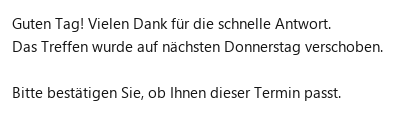
#> input picture samples/de.png, 395 x 113 px; its folder holds only this picture in this run
$ python -i ocr.py   (imports and definitions only)
#> lines starting #> are read from the running program, lines starting #| are printed output that depends on the picture
### languages.py
"""Registry of supported languages shared by OCR, detection, translation and UI.

Every national language of the world's countries and the other languages with
more than about 100,000 speakers that the cloud models translate; dialects and
regional variants are not listed separately.
"""

from __future__ import annotations

from dataclasses import dataclass


@dataclass(frozen=True)
class Language:
    """A supported language.

    Attributes:
        code: ISO 639-1 code, or ISO 639-3 where there is none (e.g. ``"pl"``, ``"ceb"``).
        english_name: Name used inside LLM prompts and in the English interface.
        native_name: Name of the language in the language itself.
        russian_name: Name in the Russian interface.
        tesseract: Tesseract traineddata code; "" if Tesseract cannot read it.
        lingua: Name of the ``lingua.Language`` enum member; "" if lingua cannot detect it.
    """

    code: str
    english_name: str
    native_name: str
    russian_name: str
    tesseract: str = ""
    lingua: str = ""

    # [4 lines left out: function label, not called in this run]

    def name(self, ui_language: str) -> str:
        """Name of the language in the interface language ``ui_language``."""
        return self.russian_name if ui_language == "ru" else self.english_name

    # [6 lines left out: function display_name, not called in this run]


def _lang(code: str, english: str, native: str, russian: str,
          tesseract: str = "", lingua: str = "") -> Language:
    return Language(code, english, native, russian, tesseract, lingua)


LANGUAGES: tuple[Language, ...] = (
    _lang("ab", "Abkhaz", "Аԥсуа бызшәа", "Абхазский"),
    _lang("ace", "Acehnese", "Bahsa Acèh", "Ачехский"),
    _lang("aa", "Afar", "Qafaraf", "Афарский"),
    _lang("af", "Afrikaans", "Afrikaans", "Африкаанс", "afr", "AFRIKAANS"),
    _lang("ak", "Akan (Twi)", "Akan", "Акан (тви)"),
    _lang("sq", "Albanian", "Shqip", "Албанский", "sqi", "ALBANIAN"),
    _lang("am", "Amharic", "አማርኛ", "Амхарский", "amh"),
    _lang("ar", "Arabic", "العربية", "Арабский", "ara", "ARABIC"),
    _lang("hy", "Armenian", "Հայերեն", "Армянский", "hye", "ARMENIAN"),
    _lang("as", "Assamese", "অসমীয়া", "Ассамский", "asm"),
    _lang("ast", "Asturian", "Asturianu", "Астурийский"),
    _lang("av", "Avar", "Авар мацӀ", "Аварский"),
    _lang("ay", "Aymara", "Aymar aru", "Аймара"),
    _lang("az", "Azerbaijani", "Azərbaycan dili", "Азербайджанский", "aze", "AZERBAIJANI"),
    _lang("ban", "Balinese", "Basa Bali", "Балийский"),
    _lang("bal", "Balochi", "بلوچی", "Белуджский"),
    _lang("bm", "Bambara", "Bamanankan", "Бамбара"),
    _lang("ba", "Bashkir", "Башҡорт теле", "Башкирский"),
    _lang("eu", "Basque", "Euskara", "Баскский", "eus", "BASQUE"),
    _lang("bbc", "Batak Toba", "Hata Batak Toba", "Батакский (тоба)"),
    _lang("be", "Belarusian", "Беларуская", "Белорусский", "bel", "BELARUSIAN"),
    _lang("bem", "Bemba", "Ichibemba", "Бемба"),
    _lang("bn", "Bengali", "বাংলা", "Бенгальский", "ben", "BENGALI"),
    _lang("bho", "Bhojpuri", "भोजपुरी", "Бходжпури"),
    _lang("bik", "Bikol", "Bikol", "Бикольский"),
    _lang("bi", "Bislama", "Bislama", "Бислама"),
    _lang("brx", "Bodo", "बड़ो", "Бодо"),
    _lang("bs", "Bosnian", "Bosanski", "Боснийский", "bos", "BOSNIAN"),
    _lang("br", "Breton", "Brezhoneg", "Бретонский", "bre"),
    _lang("bug", "Buginese", "Basa Ugi", "Бугийский"),
    _lang("bg", "Bulgarian", "Български", "Болгарский", "bul", "BULGARIAN"),
    _lang("my", "Burmese", "မြန်မာ", "Бирманский", "mya"),
    _lang("bua", "Buryat", "Буряад хэлэн", "Бурятский"),
    _lang("kea", "Cape Verdean Creole", "Kriolu", "Кабувердиану"),
    _lang("ca", "Catalan", "Català", "Каталанский", "cat", "CATALAN"),
    _lang("ceb", "Cebuano", "Cebuano", "Себуанский", "ceb"),
    _lang("ce", "Chechen", "Нохчийн мотт", "Чеченский"),
    _lang("ny", "Chichewa", "Chichewa", "Чичева (ньянджа)"),
    _lang("zh", "Chinese (Simplified)", "简体中文", "Китайский (упрощённый)", "chi_sim", "CHINESE"),
    _lang("zh-tw", "Chinese (Traditional)", "繁體中文", "Китайский (традиционный)", "chi_tra"),
    _lang("cv", "Chuvash", "Чӑвашла", "Чувашский"),
    _lang("zdj", "Comorian", "Shikomori", "Коморский"),
    _lang("co", "Corsican", "Corsu", "Корсиканский", "cos"),
    _lang("crh", "Crimean Tatar", "Qırımtatarca", "Крымскотатарский"),
    _lang("hr", "Croatian", "Hrvatski", "Хорватский", "hrv", "CROATIAN"),
    _lang("cs", "Czech", "Čeština", "Чешский", "ces", "CZECH"),
    _lang("dag", "Dagbani", "Dagbanli", "Дагбани"),
    _lang("da", "Danish", "Dansk", "Датский", "dan", "DANISH"),
    _lang("dv", "Dhivehi", "ދިވެހި", "Мальдивский (дивехи)", "div"),
    _lang("doi", "Dogri", "डोगरी", "Догри"),
    _lang("nl", "Dutch", "Nederlands", "Нидерландский", "nld", "DUTCH"),
    _lang("dyu", "Dyula", "Julakan", "Дьюла"),
    _lang("dz", "Dzongkha", "རྫོང་ཁ", "Дзонг-кэ", "dzo"),
    _lang("en", "English", "English", "Английский", "eng", "ENGLISH"),
    _lang("eo", "Esperanto", "Esperanto", "Эсперанто", "epo", "ESPERANTO"),
    _lang("et", "Estonian", "Eesti", "Эстонский", "est", "ESTONIAN"),
    _lang("ee", "Ewe", "Eʋegbe", "Эве"),
    _lang("fo", "Faroese", "Føroyskt", "Фарерский", "fao"),
    _lang("fj", "Fijian", "Vosa Vakaviti", "Фиджийский"),
    _lang("tl", "Filipino", "Filipino", "Филиппинский (тагальский)", "fil", "TAGALOG"),
    _lang("fi", "Finnish", "Suomi", "Финский", "fin", "FINNISH"),
    _lang("fon", "Fon", "Fɔngbè", "Фон"),
    _lang("fr", "French", "Français", "Французский", "fra", "FRENCH"),
    _lang("fy", "Frisian", "Frysk", "Западнофризский", "fry"),
    _lang("ff", "Fula", "Fulfulde", "Фула"),
    _lang("gaa", "Ga", "Gã", "Га"),
    _lang("gl", "Galician", "Galego", "Галисийский", "glg"),
    _lang("lg", "Ganda", "Luganda", "Луганда", "", "GANDA"),
    _lang("ka", "Georgian", "ქართული", "Грузинский", "kat", "GEORGIAN"),
    _lang("de", "German", "Deutsch", "Немецкий", "deu", "GERMAN"),
    _lang("el", "Greek", "Ελληνικά", "Греческий", "ell", "GREEK"),
    _lang("kl", "Greenlandic", "Kalaallisut", "Гренландский"),
    _lang("gn", "Guarani", "Avañeʼẽ", "Гуарани"),
    _lang("gu", "Gujarati", "ગુજરાતી", "Гуджарати", "guj", "GUJARATI"),
    _lang("ht", "Haitian Creole", "Kreyòl ayisyen", "Гаитянский креольский", "hat"),
    _lang("ha", "Hausa", "Hausa", "Хауса"),
    _lang("he", "Hebrew", "עברית", "Иврит", "heb", "HEBREW"),
    _lang("hil", "Hiligaynon", "Hiligaynon", "Хилигайнон"),
    _lang("hi", "Hindi", "हिन्दी", "Хинди", "hin", "HINDI"),
    _lang("hmn", "Hmong", "Hmoob", "Хмонг"),
    _lang("hu", "Hungarian", "Magyar", "Венгерский", "hun", "HUNGARIAN"),
    _lang("iba", "Iban", "Jaku Iban", "Ибанский"),
    _lang("is", "Icelandic", "Íslenska", "Исландский", "isl", "ICELANDIC"),
    _lang("ig", "Igbo", "Igbo", "Игбо"),
    _lang("ilo", "Ilocano", "Ilokano", "Илоканский"),
    _lang("id", "Indonesian", "Bahasa Indonesia", "Индонезийский", "ind", "INDONESIAN"),
    _lang("iu", "Inuktitut", "ᐃᓄᒃᑎᑐᑦ", "Инуктитут", "iku"),
    _lang("ga", "Irish", "Gaeilge", "Ирландский", "gle", "IRISH"),
    _lang("it", "Italian", "Italiano", "Итальянский", "ita", "ITALIAN"),
    _lang("ja", "Japanese", "日本語", "Японский", "jpn", "JAPANESE"),
    _lang("jv", "Javanese", "Basa Jawa", "Яванский", "jav"),
    _lang("kbd", "Kabardian", "Адыгэбзэ", "Кабардино-черкесский"),
    _lang("kab", "Kabyle", "Taqbaylit", "Кабильский"),
    _lang("kn", "Kannada", "ಕನ್ನಡ", "Каннада", "kan"),
    _lang("pam", "Kapampangan", "Kapampangan", "Пампанганский"),
    _lang("kaa", "Karakalpak", "Qaraqalpaqsha", "Каракалпакский"),
    _lang("ksw", "Karen", "ကညီကျိာ်", "Каренский"),
    _lang("ks", "Kashmiri", "کٲشُر", "Кашмири"),
    _lang("kk", "Kazakh", "Қазақ тілі", "Казахский", "kaz", "KAZAKH"),
    _lang("km", "Khmer", "ខ្មែរ", "Кхмерский", "khm"),
    _lang("ki", "Kikuyu", "Gĩkũyũ", "Кикуйю"),
    _lang("rw", "Kinyarwanda", "Ikinyarwanda", "Руанда (киньяруанда)"),
    _lang("gil", "Kiribati", "Taetae ni Kiribati", "Кирибати"),
    _lang("rn", "Kirundi", "Ikirundi", "Рунди"),
    _lang("kv", "Komi", "Коми кыв", "Коми"),
    _lang("kg", "Kongo", "Kikongo", "Конго"),
    _lang("kok", "Konkani", "कोंकणी", "Конкани"),
    _lang("ko", "Korean", "한국어", "Корейский", "kor", "KOREAN"),
    _lang("kri", "Krio", "Krio", "Крио"),
    _lang("ku", "Kurdish (Kurmanji)", "Kurdî", "Курдский (курманджи)", "kmr"),
    _lang("ckb", "Kurdish (Sorani)", "کوردی", "Курдский (сорани)"),
    _lang("ky", "Kyrgyz", "Кыргызча", "Киргизский", "kir"),
    _lang("lo", "Lao", "ລາວ", "Лаосский", "lao"),
    _lang("la", "Latin", "Latina", "Латинский", "lat", "LATIN"),
    _lang("lv", "Latvian", "Latviešu", "Латышский", "lav", "LATVIAN"),
    _lang("ln", "Lingala", "Lingála", "Лингала"),
    _lang("lt", "Lithuanian", "Lietuvių", "Литовский", "lit", "LITHUANIAN"),
    _lang("lua", "Luba-Kasai", "Tshiluba", "Луба-касаи"),
    _lang("luo", "Luo", "Dholuo", "Луо"),
    _lang("lb", "Luxembourgish", "Lëtzebuergesch", "Люксембургский", "ltz"),
    _lang("mk", "Macedonian", "Македонски", "Македонский", "mkd", "MACEDONIAN"),
    _lang("mad", "Madurese", "Basa Madhura", "Мадурский"),
    _lang("mai", "Maithili", "मैथिली", "Майтхили"),
    _lang("vmw", "Makhuwa", "Emakhuwa", "Макуа"),
    _lang("mg", "Malagasy", "Malagasy", "Малагасийский"),
    _lang("ms", "Malay", "Bahasa Melayu", "Малайский", "msa", "MALAY"),
    _lang("ml", "Malayalam", "മലയാളം", "Малаялам", "mal"),
    _lang("mt", "Maltese", "Malti", "Мальтийский", "mlt"),
    _lang("mnk", "Mandinka", "Mandinka", "Мандинка"),
    _lang("mi", "Maori", "Te Reo Māori", "Маори", "mri", "MAORI"),
    _lang("arn", "Mapudungun", "Mapudungun", "Мапудунгун"),
    _lang("mr", "Marathi", "मराठी", "Маратхи", "mar", "MARATHI"),
    _lang("chm", "Mari", "Марий йылме", "Марийский"),
    _lang("mh", "Marshallese", "Kajin M̧ajeļ", "Маршалльский"),
    _lang("mfe", "Mauritian Creole", "Kreol Morisien", "Маврикийский креольский"),
    _lang("mni", "Meitei (Manipuri)", "ꯃꯩꯇꯩꯂꯣꯟ", "Манипури (мейтей)"),
    _lang("men", "Mende", "Mɛnde", "Менде"),
    _lang("min", "Minangkabau", "Baso Minangkabau", "Минангкабау"),
    _lang("lus", "Mizo", "Mizo ṭawng", "Мизо"),
    _lang("mn", "Mongolian", "Монгол", "Монгольский", "mon", "MONGOLIAN"),
    _lang("mos", "Mooré", "Mooré", "Мооре"),
    _lang("nah", "Nahuatl", "Nāhuatl", "Науатль"),
    _lang("na", "Nauruan", "Dorerin Naoero", "Науруанский"),
    _lang("nv", "Navajo", "Diné bizaad", "Навахо"),
    _lang("nd", "Ndebele (Northern)", "isiNdebele", "Северный ндебеле"),
    _lang("nr", "Ndebele (Southern)", "isiNdebele seSewula", "Южный ндебеле"),
    _lang("ng", "Ndonga (Oshiwambo)", "Oshindonga", "Ндонга (овамбо)"),
    _lang("ne", "Nepali", "नेपाली", "Непальский", "nep"),
    _lang("new", "Newari", "नेपाल भाषा", "Неварский"),
    _lang("nso", "Northern Sotho", "Sesotho sa Leboa", "Северный сото (сепеди)"),
    _lang("no", "Norwegian", "Norsk", "Норвежский", "nor", "BOKMAL"),
    _lang("oc", "Occitan", "Occitan", "Окситанский", "oci"),
    _lang("or", "Odia", "ଓଡ଼ିଆ", "Ория", "ori"),
    _lang("om", "Oromo", "Afaan Oromoo", "Оромо"),
    _lang("os", "Ossetian", "Ирон æвзаг", "Осетинский"),
    _lang("pau", "Palauan", "Tekoi er a Belau", "Палау"),
    _lang("pag", "Pangasinan", "Salitan Pangasinan", "Пангасинанский"),
    _lang("pap", "Papiamento", "Papiamentu", "Папьяменто"),
    _lang("ps", "Pashto", "پښتو", "Пушту", "pus"),
    _lang("fa", "Persian", "فارسی", "Персидский", "fas", "PERSIAN"),
    _lang("pis", "Pijin", "Pijin", "Соломонский пиджин"),
    _lang("pl", "Polish", "Polski", "Польский", "pol", "POLISH"),
    _lang("pt", "Portuguese", "Português", "Португальский", "por", "PORTUGUESE"),
    _lang("pa", "Punjabi", "ਪੰਜਾਬੀ", "Панджаби", "pan", "PUNJABI"),
    _lang("kek", "Q'eqchi'", "Qʼeqchiʼ", "Кекчи"),
    _lang("qu", "Quechua", "Runa Simi", "Кечуа", "que"),
    _lang("quc", "K'iche'", "Kʼicheʼ", "Киче"),
    _lang("rom", "Romani", "Romani čhib", "Цыганский (романи)"),
    _lang("ro", "Romanian", "Română", "Румынский", "ron", "ROMANIAN"),
    _lang("rm", "Romansh", "Rumantsch", "Романшский"),
    _lang("ru", "Russian", "Русский", "Русский", "rus", "RUSSIAN"),
    _lang("sah", "Sakha (Yakut)", "Саха тыла", "Якутский"),
    _lang("sm", "Samoan", "Gagana Sāmoa", "Самоанский"),
    _lang("sg", "Sango", "Sängö", "Санго"),
    _lang("sa", "Sanskrit", "संस्कृतम्", "Санскрит", "san"),
    _lang("sat", "Santali", "ᱥᱟᱱᱛᱟᱲᱤ", "Сантали"),
    _lang("sc", "Sardinian", "Sardu", "Сардинский"),
    _lang("gd", "Scottish Gaelic", "Gàidhlig", "Шотландский гэльский", "gla"),
    _lang("sr", "Serbian", "Српски", "Сербский", "srp", "SERBIAN"),
    _lang("st", "Sesotho", "Sesotho", "Сесото", "", "SOTHO"),
    _lang("crs", "Seychellois Creole", "Kreol Seselwa", "Сейшельский креольский"),
    _lang("shn", "Shan", "တႆး", "Шанский"),
    _lang("sn", "Shona", "ChiShona", "Шона", "", "SHONA"),
    _lang("sid", "Sidamo", "Sidaamu Afoo", "Сидамо"),
    _lang("sd", "Sindhi", "سنڌي", "Синдхи", "snd"),
    _lang("si", "Sinhala", "සිංහල", "Сингальский", "sin"),
    _lang("sk", "Slovak", "Slovenčina", "Словацкий", "slk", "SLOVAK"),
    _lang("sl", "Slovenian", "Slovenščina", "Словенский", "slv", "SLOVENE"),
    _lang("so", "Somali", "Soomaali", "Сомали", "", "SOMALI"),
    _lang("snk", "Soninke", "Sooninkanxanne", "Сонинке"),
    _lang("es", "Spanish", "Español", "Испанский", "spa", "SPANISH"),
    _lang("srn", "Sranan Tongo", "Sranantongo", "Сранан-тонго"),
    _lang("su", "Sundanese", "Basa Sunda", "Сунданский", "sun"),
    _lang("sus", "Susu", "Sosoxui", "Сусу"),
    _lang("sw", "Swahili", "Kiswahili", "Суахили", "swa", "SWAHILI"),
    _lang("ss", "Swati", "SiSwati", "Свати"),
    _lang("sv", "Swedish", "Svenska", "Шведский", "swe", "SWEDISH"),
    _lang("tg", "Tajik", "Тоҷикӣ", "Таджикский", "tgk"),
    _lang("zgh", "Tamazight", "ⵜⴰⵎⴰⵣⵉⵖⵜ", "Тамазигхтский (берберский)"),
    _lang("ta", "Tamil", "தமிழ்", "Тамильский", "tam", "TAMIL"),
    _lang("tt", "Tatar", "Татар теле", "Татарский", "tat"),
    _lang("te", "Telugu", "తెలుగు", "Телугу", "tel", "TELUGU"),
    _lang("tem", "Temne", "KʌThemnɛ", "Темне"),
    _lang("tet", "Tetum", "Tetun", "Тетум"),
    _lang("th", "Thai", "ไทย", "Тайский", "tha", "THAI"),
    _lang("bo", "Tibetan", "བོད་ཡིག", "Тибетский", "bod"),
    _lang("ti", "Tigrinya", "ትግርኛ", "Тигринья", "tir"),
    _lang("tpi", "Tok Pisin", "Tok Pisin", "Ток-писин"),
    _lang("to", "Tongan", "Lea faka-Tonga", "Тонганский", "ton"),
    _lang("ts", "Tsonga", "Xitsonga", "Тсонга", "", "TSONGA"),
    _lang("tn", "Tswana", "Setswana", "Тсвана", "", "TSWANA"),
    _lang("tcy", "Tulu", "ತುಳು", "Тулу"),
    _lang("tum", "Tumbuka", "Chitumbuka", "Тумбука"),
    _lang("tr", "Turkish", "Türkçe", "Турецкий", "tur", "TURKISH"),
    _lang("tk", "Turkmen", "Türkmençe", "Туркменский"),
    _lang("tvl", "Tuvaluan", "Te Ggana Tuuvalu", "Тувалу"),
    _lang("udm", "Udmurt", "Удмурт кыл", "Удмуртский"),
    _lang("uk", "Ukrainian", "Українська", "Украинский", "ukr", "UKRAINIAN"),
    _lang("ur", "Urdu", "اردو", "Урду", "urd", "URDU"),
    _lang("ug", "Uyghur", "ئۇيغۇرچە", "Уйгурский", "uig"),
    _lang("uz", "Uzbek", "Oʻzbekcha", "Узбекский", "uzb"),
    _lang("ve", "Venda", "Tshivenḓa", "Венда"),
    _lang("vi", "Vietnamese", "Tiếng Việt", "Вьетнамский", "vie", "VIETNAMESE"),
    _lang("war", "Waray", "Winaray", "Варайский"),
    _lang("wal", "Wolaytta", "Wolayttatto", "Воламо"),
    _lang("cy", "Welsh", "Cymraeg", "Валлийский", "cym", "WELSH"),
    _lang("wo", "Wolof", "Wolof", "Волоф"),
    _lang("xh", "Xhosa", "isiXhosa", "Коса", "", "XHOSA"),
    _lang("yi", "Yiddish", "ייִדיש", "Идиш", "yid"),
    _lang("yo", "Yoruba", "Yorùbá", "Йоруба", "yor", "YORUBA"),
    _lang("yua", "Yucatec Maya", "Maaya tʼaan", "Юкатекский майя"),
    _lang("za", "Zhuang", "Vahcuengh", "Чжуанский"),
    _lang("zu", "Zulu", "isiZulu", "Зулу", "", "ZULU"),
)
#> further down, picture is the input picture: PIL image 395x113 RGB; min 20, max 255, mean 240.3

# The 10 most spoken languages of the world (native and second-language speakers,
# Ethnologue 2025), most spoken first: a group at the top of every language list.
TOP_CODES: tuple[str, ...] = ("en", "zh", "hi", "es", "ar", "fr", "bn", "pt", "ru", "id")

_BY_CODE: dict[str, Language] = {lang.code: lang for lang in LANGUAGES}

# Codes a model may answer with for a listed language.
_ALIASES: dict[str, str] = {
    "iw": "he", "in": "id", "ji": "yi", "jw": "jv", "fil": "tl", "tgl": "tl",
    "nb": "no", "nn": "no", "nob": "no", "nno": "no", "zh-cn": "zh", "zh-hans": "zh",
    "zh-sg": "zh", "cmn": "zh", "zh-hant": "zh-tw", "zh-hk": "zh-tw", "zh-mo": "zh-tw",
    "kmr": "ku", "prs": "fa", "pes": "fa", "arb": "ar", "swh": "sw", "tw": "ak", "twi": "ak",
    "gom": "kok", "mni-mtei": "mni", "ber": "zgh", "tzm": "zgh", "khk": "mn", "ekk": "et",
    "lvs": "lv", "zsm": "ms", "uzn": "uz", "azj": "az", "npi": "ne", "ory": "or", "pbt": "ps",
    "quy": "qu", "plt": "mg", "gaz": "om", "nya": "ny", "sot": "st", "nep": "ne",
}

# Tesseract and lingua mix up look-alike languages when given too many at once,
# and every lingua model costs about 20 MB, so the offline path (Tesseract)
# considers only the languages its bundled traineddata can read.
DEFAULT_OCR_CODES: tuple[str, ...] = ("pl", "ru", "en", "fr", "es", "de")


# [7 lines left out: function get_language, not called in this run]


def is_supported(code: str) -> bool:
    """Return True if ``code`` is one of the supported language codes."""
    return code.lower() in _BY_CODE


# [10 lines left out: function find_language, not called in this run]


def sorted_languages(ui_language: str) -> list[Language]:
    """All languages in alphabetical order of their names in ``ui_language``."""
    return sorted(LANGUAGES, key=lambda lang: lang.name(ui_language).casefold())

### ocr.py
"""Image preprocessing and text recognition with Tesseract."""

from __future__ import annotations

import logging
import os
from dataclasses import dataclass
from pathlib import Path

import pytesseract
from PIL import Image, ImageEnhance, ImageFilter, ImageMath, ImageOps, ImageStat

from i18n import tr
from languages import DEFAULT_OCR_CODES, LANGUAGES, Language, get_language

log = logging.getLogger(__name__)

# Blur radius (in screen pixels) used to estimate the background. It must be
# larger than letter strokes, so text does not leak into the estimate.
_BACKGROUND_RADIUS = 20
# Background brightness spread (0-255) below which an image counts as evenly lit.
_EVEN_BACKGROUND = 40


def flatten_background(gray: Image.Image, radius: int = _BACKGROUND_RADIUS) -> Image.Image:
    """Remove uneven lighting and coloured backgrounds from dark-on-light text.

    The background is estimated by erasing the letters (max filter) and blurring
    what is left; every pixel is then divided by it, so shaded or tinted paper
    becomes evenly white and the letters keep their contrast. Images whose
    background is already even (ordinary screenshots) are returned unchanged:
    there the division would only wash out thin details such as umlaut dots.
    """
#> called with radius = 20
    step = 4  # estimate on a smaller copy: much faster and just as good
    small = gray.resize((max(1, gray.width // step), max(1, gray.height // step)),
                        Image.Resampling.BOX)
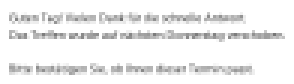
#> small: PIL image 98x28 RGB (shown 3 times larger); min 114, max 255, mean 240.3
    small = small.filter(ImageFilter.MaxFilter(5)).filter(ImageFilter.GaussianBlur(radius / step))
#> small: PIL image 98x28 RGB; every value is 255
    low, high = ImageStat.Stat(small).extrema[0]
#> low = 255; high = 255
    if high - low < _EVEN_BACKGROUND:
        return gray
    background = small.resize(gray.size, Image.Resampling.BILINEAR)
    flat = ImageMath.lambda_eval(lambda a: a["text"] * 255 / (a["bg"] + 1),
                                 text=gray, bg=background)
    return flat.convert("L")


# [8 lines left out: function ocr_languages, not called in this run]


class OcrError(Exception):
    """Raised when Tesseract is missing, misconfigured or fails."""


@dataclass(frozen=True)
class OcrResult:
    """Recognized text.

    Attributes:
        text: Text with line breaks preserved and paragraphs separated by a blank line.
        confidence: Mean word confidence reported by Tesseract, 0-100 (0 if no words).
    """

    text: str
    confidence: float

    # [4 lines left out: function is_empty, not called in this run]


class OcrEngine:
    """Recognizes text on screenshots using Tesseract.

    Args:
        tesseract_path: Full path to ``tesseract.exe``.
        tessdata_dir: Directory with ``*.traineddata``; None uses Tesseract's default.
        languages: Languages Tesseract can read (their traineddata is installed);
            None takes them from ``tessdata_dir``.
        scale: Upscale factor applied before recognition.
        psm: Tesseract page segmentation mode (3 = automatic layout analysis).
    """

    # [108 lines left out: functions __init__, language_string, preprocess, recognize, _assemble, not called in this run]

>>> from PIL import Image
>>> picture = Image.open('samples/de.png')
>>> result = flatten_background(picture)

$ run again, on samples/en.png
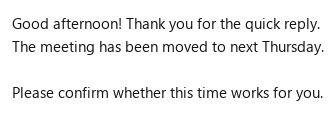
#> input picture samples/en.png, 336 x 113 px
#> picture is the input picture: PIL image 336x113 RGB; min 20, max 255, mean 239.6
#> in flatten_background, `small = gray.resize((max(1, gray.width // step), max(1, gray.height //..`:
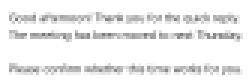
#> small: PIL image 84x28 RGB (shown 3 times larger); min 119, max 255, mean 239.6
#> low = 255

$ run again, on samples/es.png
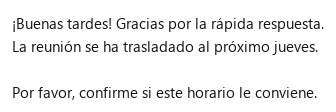
#> input picture samples/es.png, 336 x 112 px
#> picture is the input picture: PIL image 336x112 RGB; min 20, max 255, mean 239.8
#> in flatten_background, `small = gray.resize((max(1, gray.width // step), max(1, gray.height //..`:
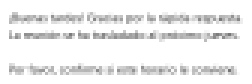
#> small: PIL image 84x28 RGB (shown 3 times larger); min 117, max 255, mean 239.8
#> low = 255

$ run again, on samples/fr.png
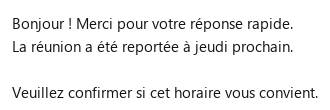
#> input picture samples/fr.png, 330 x 110 px
#> picture is the input picture: PIL image 330x110 RGB; min 20, max 255, mean 240.2
#> in flatten_background, `small = gray.resize((max(1, gray.width // step), max(1, gray.height //..`:
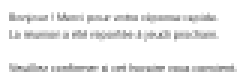
#> small: PIL image 82x27 RGB (shown 3 times larger); min 119, max 255, mean 240.6
#> low = 255
